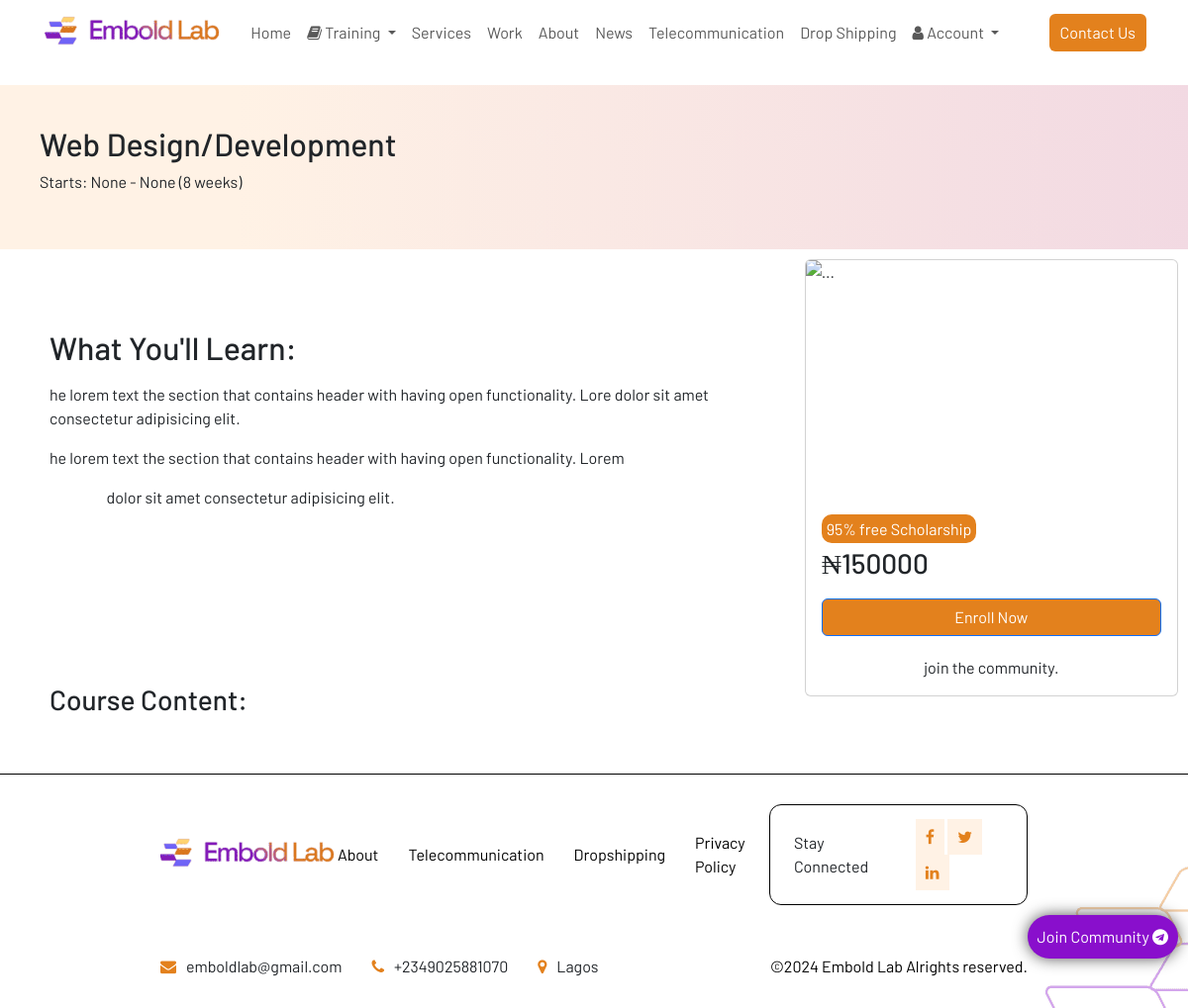
Screenshot of /masterclass/web-designdevelopment/ with the database file from the repository.
### control/models.py (models this page shows, shortened)
class Bootcamp(models.Model):
    category = models.ForeignKey(Category, related_name='bootcamps', on_delete=models.CASCADE)
    title = models.CharField(max_length=555)
    slug = models.SlugField(max_length=555)
    image = CloudinaryField('image', blank=True, null=True)
    intro = RichTextField(blank=True)
    subdetail = RichTextField(blank=True)
    course_content_title_1 = RichTextField(blank=True)
    course_content_desc_1 = RichTextField(blank=True)
    course_content_title_2 = RichTextField(blank=True)
    course_content_desc_2 = RichTextField(blank=True)
    course_content_title_3 = RichTextField(blank=True)
    course_content_desc_3 = RichTextField(blank=True)
    course_content_title_4 = RichTextField(blank=True)
    course_content_desc_4 = RichTextField(blank=True)
    course_content_title_5 = RichTextField(blank=True)
    course_content_desc_5 = RichTextField(blank=True)
    course_content_title_6 = RichTextField(blank=True)
    course_content_desc_6 = RichTextField(blank=True)
    course_content_title_7 = RichTextField(blank=True)
    course_content_desc_7 = RichTextField(blank=True)
    course_content_title_8 = RichTextField(blank=True)
    course_content_desc_8 = RichTextField(blank=True)
    course_content_title_9 = RichTextField(blank=True)
    course_content_desc_9 = RichTextField(blank=True)
    course_content_title_10 = RichTextField(blank=True)
    course_content_desc_10 = RichTextField(blank=True)
    price = models.FloatField()
    former_price= models.FloatField(blank=True, null=True)
    is_featured = models.BooleanField(default=False)
    is_masterclass = models.BooleanField(default=False)
    is_accelerator = models.BooleanField(default=False)
    start_date = models.DateField(blank=True, null=True)
    end_date = models.DateField(blank=True, null=True)
    date_added = models.DateTimeField(auto_now_add=True)
    thumbnail = models.ImageField(upload_to='uploads/', blank=True, null=True)
    num_visits = models.IntegerField(default=0)
    last_visit = models.DateTimeField(blank=True, null=True)
    class Meta:
        ordering = ('-date_added',)

### control/views.py (the view)
# urls.py: path('<slug:category_slug>/<slug:bootcamp_slug>/', views.bootcamp_detail, name='bootcamp_detail'),
def bootcamp_detail(request, category_slug, bootcamp_slug):
    bootcamp = get_object_or_404(Bootcamp, category__slug=category_slug, slug=bootcamp_slug)
    content_items = []
    for i in range(1, 11):
        title_attr = getattr(bootcamp, f'course_content_title_{i}', None)
        desc_attr = getattr(bootcamp, f'course_content_desc_{i}', None)
        if title_attr:
            content_items.append((title_attr, desc_attr))
    related_bootcamps = Bootcamp.objects.filter(category=bootcamp.category).exclude(id=bootcamp.id)
    categories = Category.objects.all()
    categorized_bootcamps = [
        (category, Bootcamp.objects.filter(category=category)) for category in categories
    ]
    return render(request, 'bootcamp_detail.html', {
        'bootcamp': bootcamp,
        'related_bootcamps': related_bootcamps,
        'categorized_bootcamps': categorized_bootcamps,
        'categories': categories,
        'content_items': content_items,  # Pass the processed content items to the template
    })

### control/templates/bootcamp_detail.html (shortened to what this page needs)
{% extends 'base.html' %}
{% load static %}
{% load cloudinary %}
{% load i18n %}
{% load custom_tags %}
{% block head %}
<link rel="stylesheet" href="https://unpkg.com/bootstrap@5.3.3/dist/css/bootstrap.min.css">
    <link rel="stylesheet" href="https://unpkg.com/bs-brain@2.0.4/components/testimonials/testimonial-3/assets/css/testimonial-3.css">
    <link rel="stylesheet" href="https://cdnjs.cloudflare.com/ajax/libs/font-awesome/4.7.0/css/font-awesome.min.css">
    <link rel="stylesheet" href="https://maxcdn.bootstrapcdn.com/font-awesome/4.7.0/css/font-awesome.min.css">
      <link
      href="https://cdn.jsdelivr.net/npm/bootstrap@5.3.2/dist/css/bootstrap.min.css"
      rel="stylesheet"
  />
{% endblock %}
{% block content %}
    <main class="overflow-hidden">
        <div class="course-heading">
            <h2>{{ bootcamp.title }}</h2>
            <p>Starts: {{ bootcamp.start_date }} - {{ bootcamp.end_date }} (8 weeks)</p>
        </div>
        <div class="row course-1">
          <div class="col-md-5 col-lg-4 order-md-last course-card">
            <div class="card" >
                <img src="{{ bootcamp.image.url }}" class="card-img-top" alt="...">
                <div class="card-body" style="margin-top: 20px;">
                  <div><span style="background: #e3811d; color: white; padding: 5px;  border-radius: 10px;">95% free Scholarship</span></div>
                  <div style="display: inline-flex; margin-top: 10px; margin-bottom: 10px;"><del>{{ bootcamp.former_price|floatformat:0 }}</del><h3 class="card-subtitle mb-2">₦{{ bootcamp.price|floatformat:0 }}</h3></div>
                  <div class="d-grid gap-2">
{% if user.is_authenticated %}
 <a  type="button" class="btn btn-primary" style="color: #fff; background-color: #e3811d;" href="{% url 'dashboard' %}"  >Enroll Now</a>
{% elif not user.is_authenticated %}
   <a  type="button" class="btn btn-primary" style="color: #fff; background-color: #e3811d;" href="{% url 'access' %}"  >Enroll Now</a>
{% endif %}
                  </div>
                  <div style="text-align: center; margin-top: 20px;"><span>join the community.</span></div>
                </div>
              </div>
          </div>
          <div class="col-md-7 col-lg-8">
            <div class="course-cont">
                <div class="course-head">
                    <h2>What You'll Learn: </h2>
                    <p>{{bootcamp.intro|safe}}</p>
                </div>
                <div class="course-body">
                    <h3>Course Content: </h3>
                </div>
            </div>
          </div>
        </div>
      </main>
{% endblock %}

### static/assets/css/index.css (style rules this page uses)
:root { --white: #ffffff; --black: #000000; --orange: #e3811d; --lsorange: #fff2e5; --lorange: #fccc60; --purple: #890fcc; --lpurple: #8378f8; --gredient: linear-gradient(to right, var(--lsorange) 20%, #890FCC 750%, #8378F8 100%); --grey: #b3b1b1; }
* { font-family: "Barlow"; font-style: normal; }
a { text-decoration: none; font-family: "Barlow"; font-style: normal; }
body { box-sizing: border-box; margin: 0; padding: 0; overflow-x: hidden; scroll-behavior: smooth; font-family: "Barlow"; }
h1,h2,h3,h4,h5,h6 { font-family: "Barlow"; font-style: normal; }
p, span { font-family: "Barlow"; font-style: normal; }
.course-card .card img { height: 224px; }
.course-body { margin-top: 80px; }
*,*::after, *::before { box-sizing: border-box; margin: 0; padding: 0; }

### static/assets/css/style.css (style rules this page uses)
:root { --white: #ffffff; --black: #000000; --orange: #e3811d; --lsorange: #fff2e5; --lorange: #fccc60; --purple: #890fcc; --lpurple: #8378f8; --gredient: linear-gradient(to right, var(--lsorange) 20%, #890FCC 750%, #8378F8 100%); --grey: #b3b1b1; }
* { margin: 0; padding: 0; box-sizing: border-box; font-family: "Barlow"; }

### control/templates/base.html (style rules this page uses)
* { font-family: "Barlow"; }
* { margin:0; }

### rows the page displays
Bootcamp: title "Web Design/Development", start_date "None", end_date "None", price "150000", intro "he lorem text the section that contains header with having open functionality. Lore dolor sit amet consectetur adipisicing elit. he lorem text the section that contains header with having open functionality. Lorem dolor sit amet consectetur adipisicing elit."
